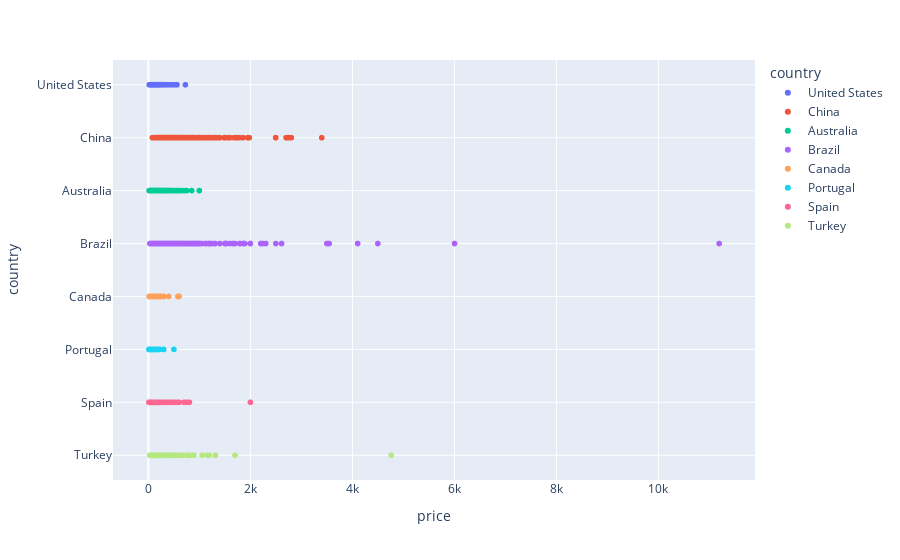

The notebook cell this image was saved under:
### Code cell
import plotly.express as px
fig = px.scatter(
    data_frame = merged_df[merged_df['property_type'] == 'Apartment'],
    x = 'price',
    y = 'country',
    color = 'country'
)
fig

### Figure 1 — Plotly figure (JSON) as saved in the notebook; plotly's stock layout.template omitted (floating-point values rounded to 4 significant figures; data arrays with more than 128 entries replaced by an {"elided": "..."} marker saying what was removed)
{"data": [{"hovertemplate": "country=%{y}<br>price=%{x}<extra></extra>", "legendgroup": "United States", "marker": {"color": "#636efa", "symbol": "circle"}, "mode": "markers", "name": "United States", "showlegend": true, "type": "scattergl", "x": {"elided": "596 int values"}, "xaxis": "x", "y": {"elided": "596 str values"}, "yaxis": "y"}, {"hovertemplate": "country=%{y}<br>price=%{x}<extra></extra>", "legendgroup": "China", "marker": {"color": "#EF553B", "symbol": "circle"}, "mode": "markers", "name": "China", "showlegend": true, "type": "scattergl", "x": {"elided": "444 int values"}, "xaxis": "x", "y": {"elided": "444 str values"}, "yaxis": "y"}, {"hovertemplate": "country=%{y}<br>price=%{x}<extra></extra>", "legendgroup": "Australia", "marker": {"color": "#00cc96", "symbol": "circle"}, "mode": "markers", "name": "Australia", "showlegend": true, "type": "scattergl", "x": {"elided": "334 int values"}, "xaxis": "x", "y": {"elided": "334 str values"}, "yaxis": "y"}, {"hovertemplate": "country=%{y}<br>price=%{x}<extra></extra>", "legendgroup": "Brazil", "marker": {"color": "#ab63fa", "symbol": "circle"}, "mode": "markers", "name": "Brazil", "showlegend": true, "type": "scattergl", "x": {"elided": "455 int values"}, "xaxis": "x", "y": {"elided": "455 str values"}, "yaxis": "y"}, {"hovertemplate": "country=%{y}<br>price=%{x}<extra></extra>", "legendgroup": "Canada", "marker": {"color": "#FFA15A", "symbol": "circle"}, "mode": "markers", "name": "Canada", "showlegend": true, "type": "scattergl", "x": {"elided": "467 int values"}, "xaxis": "x", "y": {"elided": "467 str values"}, "yaxis": "y"}, {"hovertemplate": "country=%{y}<br>price=%{x}<extra></extra>", "legendgroup": "Portugal", "marker": {"color": "#19d3f3", "symbol": "circle"}, "mode": "markers", "name": "Portugal", "showlegend": true, "type": "scattergl", "x": {"elided": "383 int values"}, "xaxis": "x", "y": {"elided": "383 str values"}, "yaxis": "y"}, {"hovertemplate": "country=%{y}<br>price=%{x}<extra></extra>", "legendgroup": "Spain", "marker": {"color": "#FF6692", "symbol": "circle"}, "mode": "markers", "name": "Spain", "showlegend": true, "type": "scattergl", "x": {"elided": "534 int values"}, "xaxis": "x", "y": {"elided": "534 str values"}, "yaxis": "y"}, {"hovertemplate": "country=%{y}<br>price=%{x}<extra></extra>", "legendgroup": "Turkey", "marker": {"color": "#B6E880", "symbol": "circle"}, "mode": "markers", "name": "Turkey", "showlegend": true, "type": "scattergl", "x": {"elided": "413 float values"}, "xaxis": "x", "y": {"elided": "413 str values"}, "yaxis": "y"}], "layout": {"legend": {"title": {"text": "country"}, "tracegroupgap": 0}, "margin": {"t": 60}, "xaxis": {"anchor": "y", "domain": [0, 1], "title": {"text": "price"}}, "yaxis": {"anchor": "x", "categoryarray": ["Turkey", "Spain", "Portugal", "Canada", "Brazil", "Australia", "China", "United States"], "categoryorder": "array", "domain": [0, 1], "title": {"text": "country"}}}}
